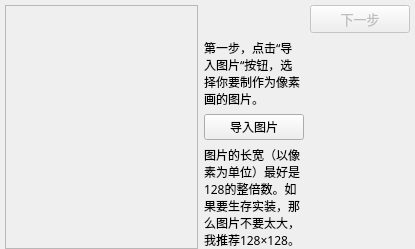
        <widget class="QWidget" name="PageImPic">
         <property name="sizePolicy">
          <sizepolicy hsizetype="Expanding" vsizetype="Expanding">
           <horstretch>0</horstretch>
           <verstretch>0</verstretch>
          </sizepolicy>
         </property>
         <property name="maximumSize">
          <size>
           <width>65536</width>
           <height>65536</height>
          </size>
         </property>
         <property name="autoFillBackground">
          <bool>true</bool>
         </property>
         <property name="styleSheet">
          <string notr="true"/>
         </property>
         <layout class="QHBoxLayout" name="Page1" stretch="3,1">
          <property name="leftMargin">
           <number>5</number>
          </property>
          <property name="topMargin">
           <number>5</number>
          </property>
          <property name="rightMargin">
           <number>5</number>
          </property>
          <property name="bottomMargin">
           <number>0</number>
          </property>
          <item>
           <widget class="QLabel" name="ShowRawPic">
            <property name="sizePolicy">
             <sizepolicy hsizetype="Expanding" vsizetype="Expanding">
              <horstretch>0</horstretch>
              <verstretch>0</verstretch>
             </sizepolicy>
            </property>
            <property name="minimumSize">
             <size>
              <width>128</width>
              <height>128</height>
             </size>
            </property>
            <property name="frameShape">
             <enum>QFrame::StyledPanel</enum>
            </property>
            <property name="text">
             <string/>
            </property>
            <property name="pixmap">
             <pixmap resource="Pics.qrc">:/new/Pic/BG2.png</pixmap>
            </property>
            <property name="scaledContents">
             <bool>true</bool>
            </property>
            <property name="alignment">
             <set>Qt::AlignCenter</set>
            </property>
           </widget>
          </item>
          <item>
           <layout class="QGridLayout" name="gridLayout" rowstretch="0,0,0,0" rowminimumheight="1,2,1,4">
            <item row="2" column="0">
             <widget class="QPushButton" name="ImportPic">
              <property name="sizePolicy">
               <sizepolicy hsizetype="Fixed" vsizetype="Minimum">
                <horstretch>0</horstretch>
                <verstretch>0</verstretch>
               </sizepolicy>
              </property>
              <property name="minimumSize">
               <size>
                <width>100</width>
                <height>20</height>
               </size>
              </property>
              <property name="sizeIncrement">
               <size>
                <width>5</width>
                <height>2</height>
               </size>
              </property>
              <property name="font">
               <font>
                <family>微软雅黑</family>
                <pointsize>9</pointsize>
               </font>
              </property>
              <property name="layoutDirection">
               <enum>Qt::LeftToRight</enum>
              </property>
              <property name="autoFillBackground">
               <bool>false</bool>
              </property>
              <property name="text">
               <string>导入图片</string>
              </property>
             </widget>
            </item>
            <item row="0" column="1">
             <widget class="QPushButton" name="NextPage">
              <property name="enabled">
               <bool>false</bool>
              </property>
              <property name="sizePolicy">
               <sizepolicy hsizetype="Fixed" vsizetype="Minimum">
                <horstretch>0</horstretch>
                <verstretch>0</verstretch>
               </sizepolicy>
              </property>
              <property name="minimumSize">
               <size>
                <width>100</width>
                <height>20</height>
               </size>
              </property>
              <property name="sizeIncrement">
               <size>
                <width>5</width>
                <height>2</height>
               </size>
              </property>
              <property name="font">
               <font>
                <family>微软雅黑</family>
                <pointsize>10</pointsize>
               </font>
              </property>
              <property name="text">
               <string>下一步</string>
              </property>
             </widget>
            </item>
            <item row="1" column="0">
             <widget class="QLabel" name="label_6">
              <property name="font">
               <font>
                <family>微软雅黑</family>
               </font>
              </property>
              <property name="text">
               <string>&lt;html&gt;&lt;head/&gt;&lt;body&gt;&lt;p&gt;第一步，点击“导入图片“按钮，选择你要制作为像素画的图片。&lt;/p&gt;&lt;/body&gt;&lt;/html&gt;</string>
              </property>
              <property name="textFormat">
               <enum>Qt::AutoText</enum>
              </property>
              <property name="wordWrap">
               <bool>true</bool>
              </property>
             </widget>
            </item>
            <item row="3" column="0">
             <widget class="QLabel" name="label_7">
              <property name="font">
               <font>
                <family>微软雅黑</family>
               </font>
              </property>
              <property name="text">
               <string>&lt;html&gt;&lt;head/&gt;&lt;body&gt;&lt;p&gt;图片的长宽（以像素为单位）最好是128的整倍数。如果要生存实装，那么图片不要太大，我推荐128×128。&lt;/p&gt;&lt;/body&gt;&lt;/html&gt;</string>
              </property>
              <property name="wordWrap">
               <bool>true</bool>
              </property>
             </widget>
            </item>
            <item row="3" column="1">
             <spacer name="verticalSpacer">
              <property name="orientation">
               <enum>Qt::Vertical</enum>
              </property>
              <property name="sizeHint" stdset="0">
               <size>
                <width>20</width>
                <height>40</height>
               </size>
              </property>
             </spacer>
            </item>
            <item row="1" column="1">
             <spacer name="verticalSpacer_68">
              <property name="orientation">
               <enum>Qt::Vertical</enum>
              </property>
              <property name="sizeHint" stdset="0">
               <size>
                <width>20</width>
                <height>30</height>
               </size>
              </property>
             </spacer>
            </item>
           </layout>
          </item>
         </layout>
        </widget>
